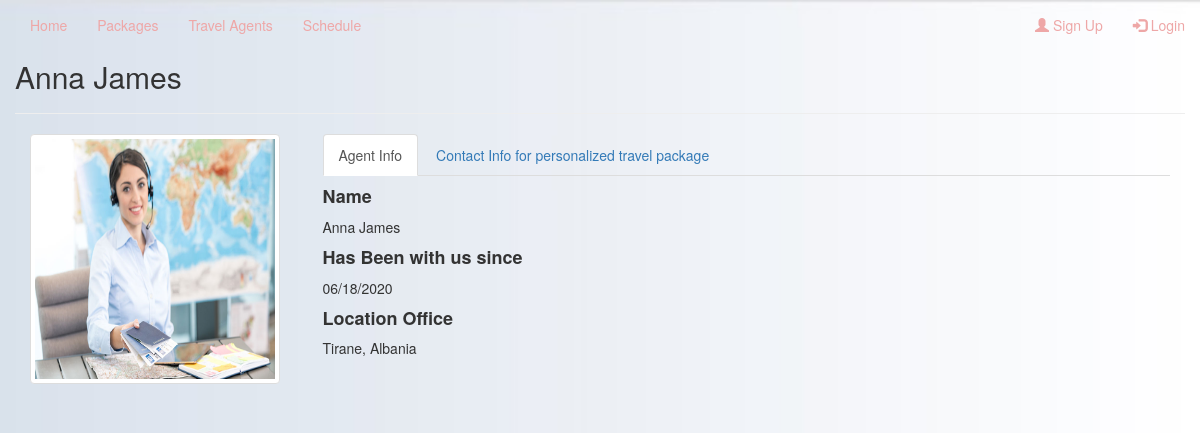
Page /agentprofile.php?agentid=23 on the committed database.
### tables this page shows
CREATE TABLE `agent` (
  `agentid` int(11) NOT NULL,
  `agentname` varchar(255) NOT NULL,
  `agentjoined` varchar(255) NOT NULL,
  `agentmobile` int(20) NOT NULL,
  `agentlocation` varchar(30) NOT NULL,
  `agentemail` varchar(255) NOT NULL,
  `agentpic` varchar(30) NOT NULL,
  `agentavailability` int(11) NOT NULL
);

### agentprofile.php (the view, shortened to what this page needs)
<?php
    $connection= mysqli_connect("localhost","root","","brontetravelagency");
    $agentid= $_GET['agentid'];
    $sql= "SELECT * FROM `agent` WHERE agentid='$agentid'";
    $res= mysqli_query($connection,$sql);
    $row= mysqli_fetch_assoc($res);
?>
<!DOCTYPE html>
<html lang="en">
<head>
    <link rel="stylesheet" href="https://maxcdn.bootstrapcdn.com/bootstrap/3.3.7/css/bootstrap.min.css">
    <link rel="stylesheet" href="style.css">
</head>
<body>
   <?php include 'navbar.php';?>
        <div class="container">
          <div class="row">
          <div class="fb-profile-text" id="h1" >
                            <h2><?php echo $row['agentname']; ?></h2>
            </div>
            <hr>
           <div class="col-sm-3">
                   <div class="fb-profile">
                        <img height="250" width="250" align="left" class="fb-image-profile thumbnail userpic" src="agentphotos/<?php echo $row['agentpic'] ?>" alt="dp"/>
                    </div>
           </div>
           <div class="col-sm-9">
               <div data-spy="scroll" class="tabbable-panel">
                <div class="tabbable-line">
                  <ul class="nav nav-tabs ">
                    <li class="active">
                      <a href="#tab_default_1" data-toggle="tab">
                      Agent Info </a>
                    </li>
                    <li>
                      <a href="#tab_default_2" data-toggle="tab">
                     Contact Info for personalized travel package </a>
                    </li>
                  </ul>
                  <div class="tab-content">
                    <div class="tab-pane active" id="tab_default_1">
                      <h4><strong>Name</strong></h4>
                      <p>
                        <?php echo $row['agentname']; ?>
                      </p>
                      <h4><strong>Has Been with us since</strong></h4>
                      <p><?php echo $row['agentjoined']; ?></p>
                      <h4><strong>Location Office</strong></h4>
                      <p><?php echo $row['agentlocation']; ?></p>
                    </div>
                  </div>
                </div>
              </div>
           </div>
          </div>
        </div>
        <div class="container">
          <div class="col-sm-12">
          </div>
    </div>
</body>
</html>

### agentprofile.php (style rules this page uses)
body { background-image: url('blur.jpg'); background-repeat: no-repeat; background-attachment: fixed; background-size: 100% 100%; }

### rows in the picture
agent: agentname "Anna James", agentpic (picture), agentjoined "06/18/2020", agentlocation "Tirane, Albania"
